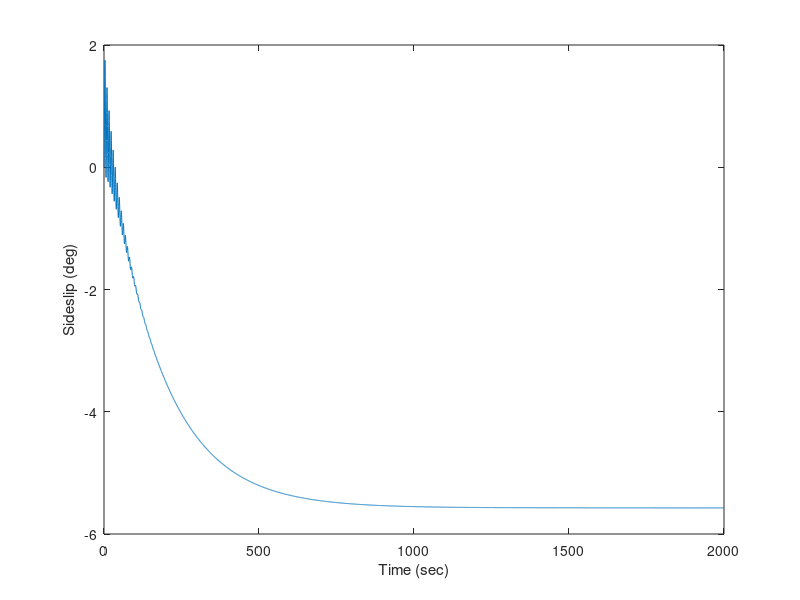

Recreate this plot in MATLAB.
%% Housekeeping
clc; clear; close all;

%% Constants
Alat =  [
            -0.0561,     0,          -775.0000,      32.2000
            -0.0038,     -0.4138,    0.4231,         0
            0.0011,      -0.0064,    -0.1456,        0
            0,           1.0000,     0,              0
        ];

Blat = [
            0,          5.601
            -0.14120,   0.1201
            0.00375,    -0.4898
            0,          0
       ];

u0 = -Alat(1,3);

%% Problem 3a

% C = zeros(size(Alat));
% C(1,1) = 1/u0;
C = [1/u0, 0, 0, 0];
D = 0;

[num, den] = ss2tf(Alat, Blat(:,2), C, D);

tf = tf(num, den);

%% Problem 3b
del_r = deg2rad(2); % 2 degree rudder step input 

[y, t] = step(tf);

y = del_r*y;

figure
title("Sideslip step response to rudder input")
plot(t, rad2deg(y));
xlabel("Time (sec)")
ylabel("Sideslip (deg)")

%% Problem 3c
eigVals = roots(den);

dutch = eigVals(1:2);
real = real(dutch(1));
imag = imag(dutch(1));

wn = sqrt(real^2 + imag^2);
zeta = -real/wn;
